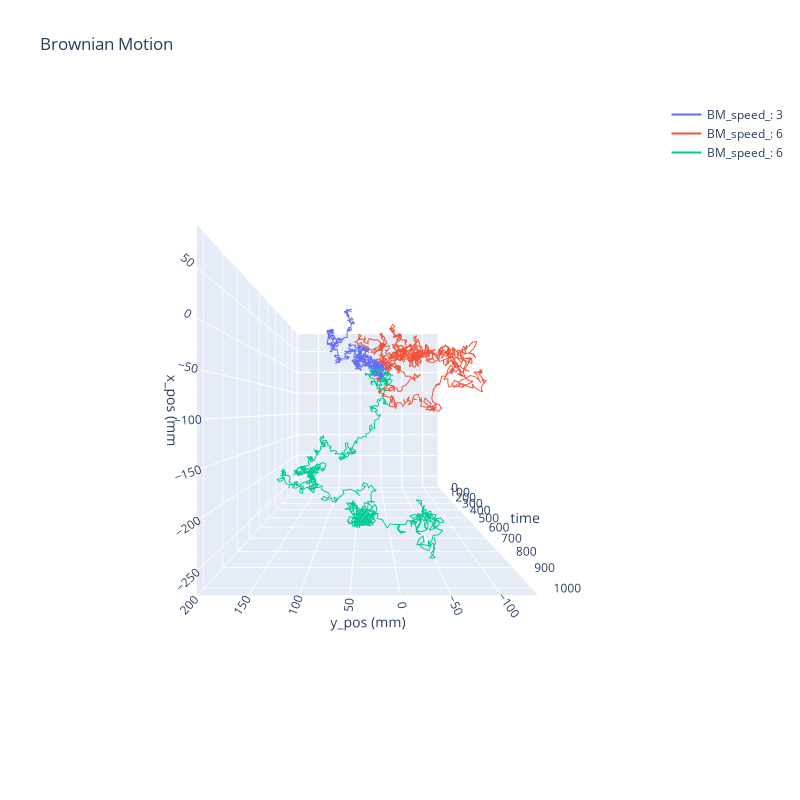

Notebook code cell kept with this figure:
### Code cell
plot_trajectories(bm_2d_df,n_traj,"Brownian Motion", "BM_speed_", speeds)

### Figure 1 — Plotly figure (JSON) as saved in the notebook; plotly's stock layout.template omitted (floating-point values rounded to 4 significant figures; data arrays with more than 128 entries replaced by an {"elided": "..."} marker saying what was removed)
{"data": [{"line": {"width": 2}, "marker": {"size": 2}, "mode": "lines", "name": "BM_speed_: 3", "showlegend": true, "type": "scatter3d", "x": {"elided": "1000 float values"}, "y": {"elided": "1000 float values"}, "z": {"elided": "3000 int values"}}, {"line": {"width": 2}, "marker": {"size": 2}, "mode": "lines", "name": "BM_speed_: 6", "showlegend": true, "type": "scatter3d", "x": {"elided": "1000 float values"}, "y": {"elided": "1000 float values"}, "z": {"elided": "3000 int values"}}, {"line": {"width": 2}, "marker": {"size": 2}, "mode": "lines", "name": "BM_speed_: 6", "showlegend": true, "type": "scatter3d", "x": {"elided": "1000 float values"}, "y": {"elided": "1000 float values"}, "z": {"elided": "3000 int values"}}], "layout": {"autosize": false, "height": 800, "scene": {"camera": {"eye": {"x": 0, "y": 0, "z": 2.5}}, "xaxis": {"title": {"text": "x_pos (mm"}}, "yaxis": {"title": {"text": "y_pos (mm)"}}, "zaxis": {"nticks": 20, "title": {"text": "time"}}}, "title": {"text": "Brownian Motion"}, "width": 800}}
